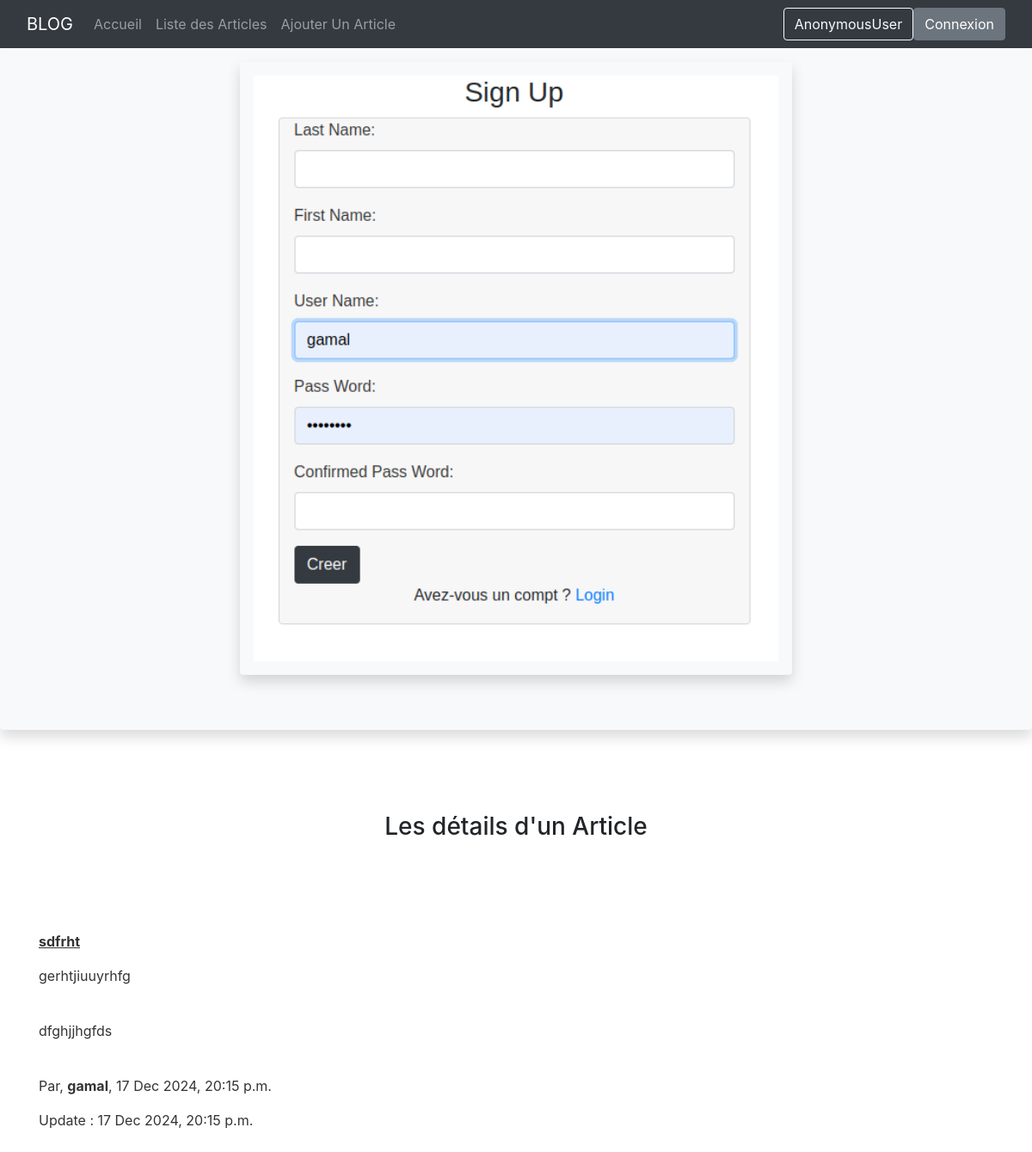
Before: /blog/details/28/ with the older database file.
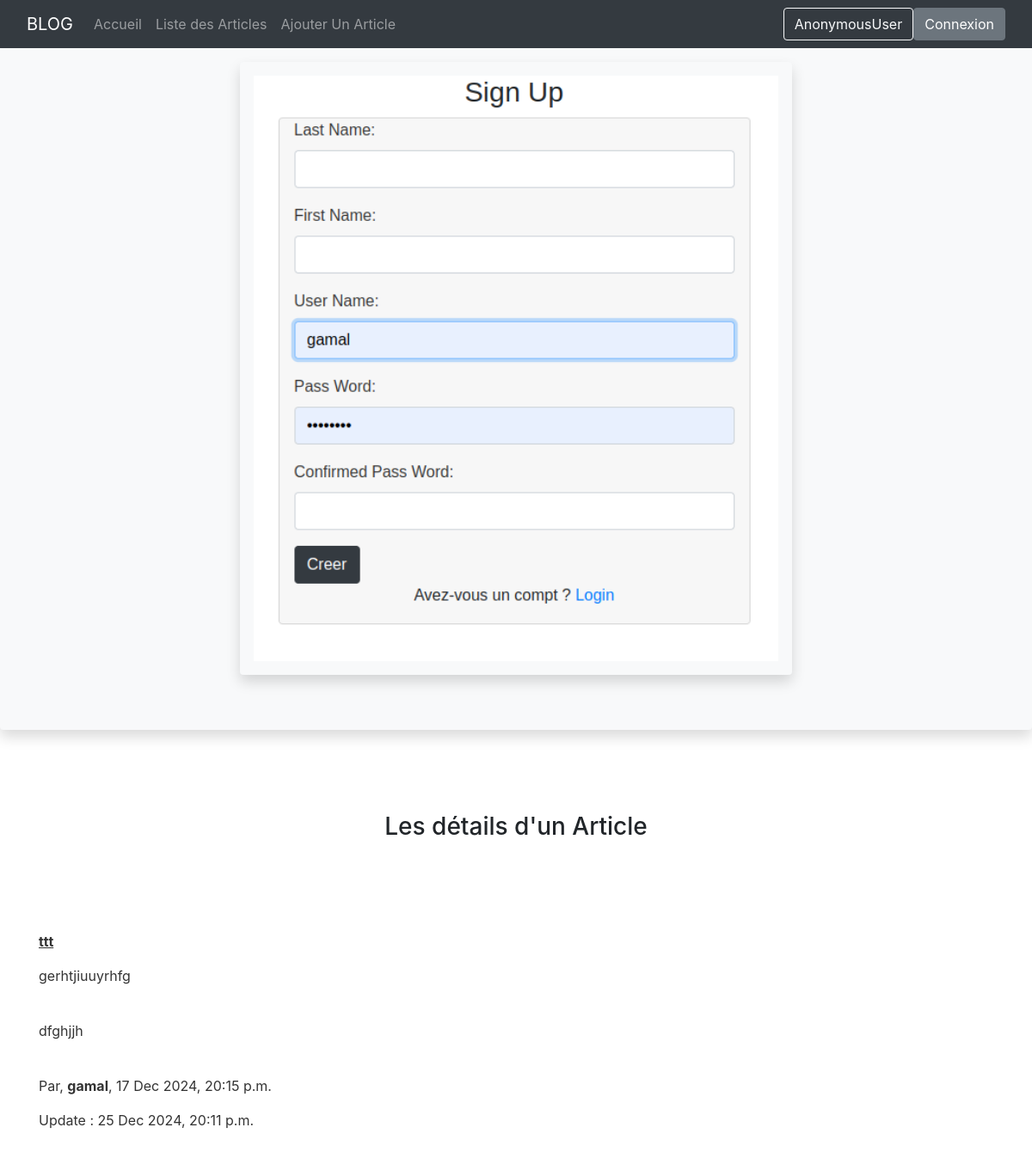
After: the same page with the newer database file.
### blog/models.py (models this page shows, shortened)
class Article(models.Model):
  title = models.CharField(max_length=100)
  summary = models.TextField(max_length=500)
  content = models.TextField()
  author = models.ForeignKey(User, on_delete=models.CASCADE, default=1)
  date_create = models.DateTimeField(auto_now_add=True)
  date_updat = models.DateTimeField(auto_now=True)
  image = models.ImageField(null=True, upload_to="image_blog")

### blog/views.py (the view)
# urls.py: path('details/<int:id>/', views.details_views, name="page2"),
def details_views(request, id):
  article = get_object_or_404(Article, id=id)
  return render(request, "page_s/details_article.html", {"article":article})

### templates/page_s/details_article.html (shortened to what this page needs)
{% extends "base.html" %}
{% block content %}
{% include 'partials/navbar.html' %}
<div class="contai">
  <div class="image-details shadow p-3 mb-5 bg-body-tertiary rounded">
    {% if article.image %}
      <img src="{{ article.image.url }}" alt="{{ article.title }}" class="img-fluid p-0 shadow p-3 mb-5 bg-body-tertiary rounded" alt="Responsive image">
    {% else %}
      <p>Pas d'image</p>
    {% endif %}
  </div>
  <div class="pb-5">
    <h3 class="text-center pt-5">Les détails d'un Article</h3>
  </div>
  <div class="container">
    <div class="pt-5">
      <p><u><b> {{ article.title }} </b></u></p>
      <p>{{ article.summary }}</p></br>
      <p>{{ article.content }}</p></br>
      <p>Par, <strong>{{ article.author }}</strong>, {{ article.date_create|date:"d M Y, H:i a" }}
      <p>Update : {{ article.date_updat|date:"d M Y, H:i a" }}</p></br>
    </div>
  </div>
</div>
{% endblock %}

Changed rows visible on the page:
changed Article "gerhtjiuuyrhfg": title "sdfrht" → "ttt"; content "dfghjjhgfds" → "dfghjjh"; date_updat "17 Dec 2024, 20:15 p.m." → "25 Dec 2024, 20:11 p.m."
